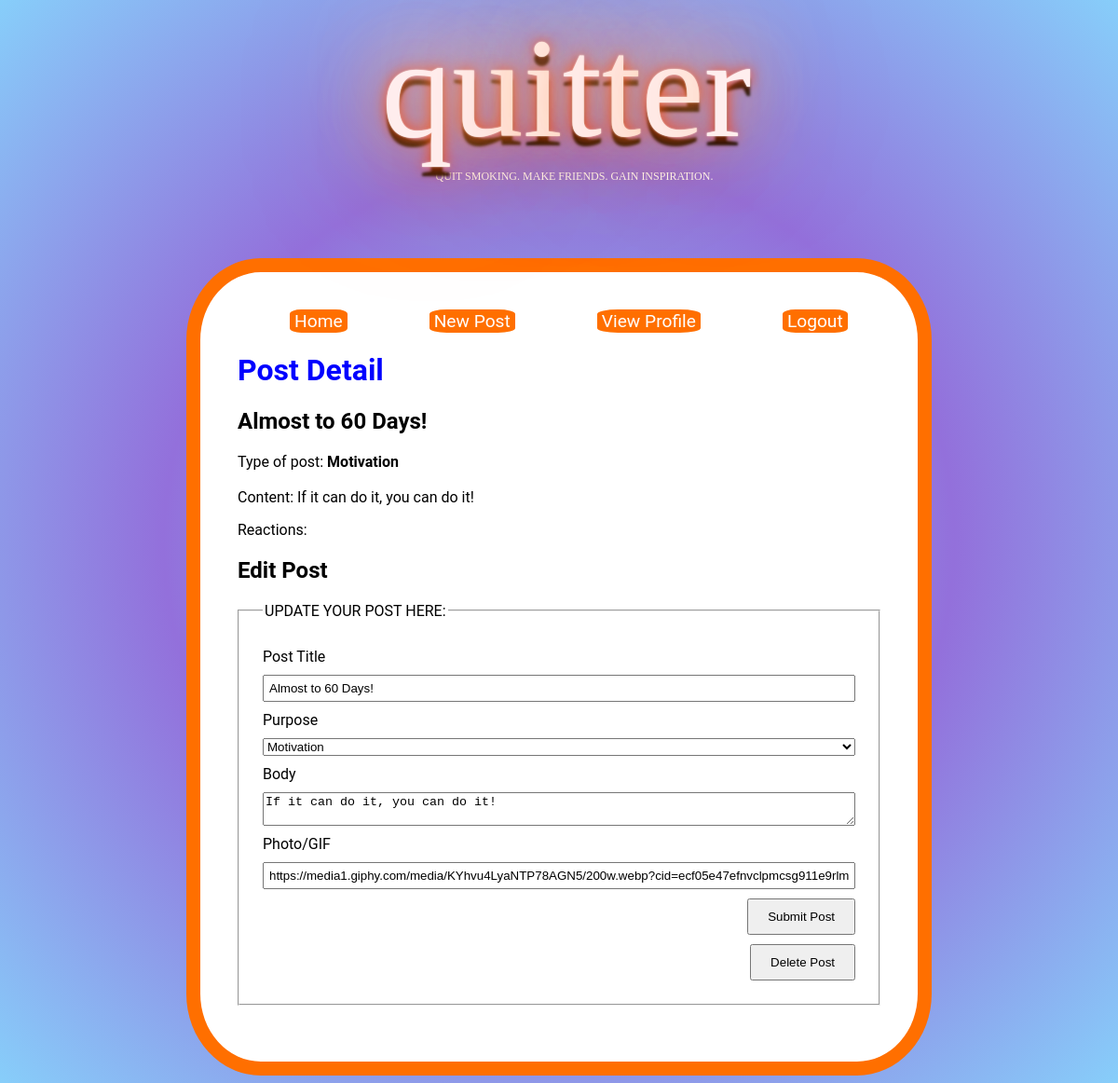
Before: /post/1 (signed in) with the older database file.
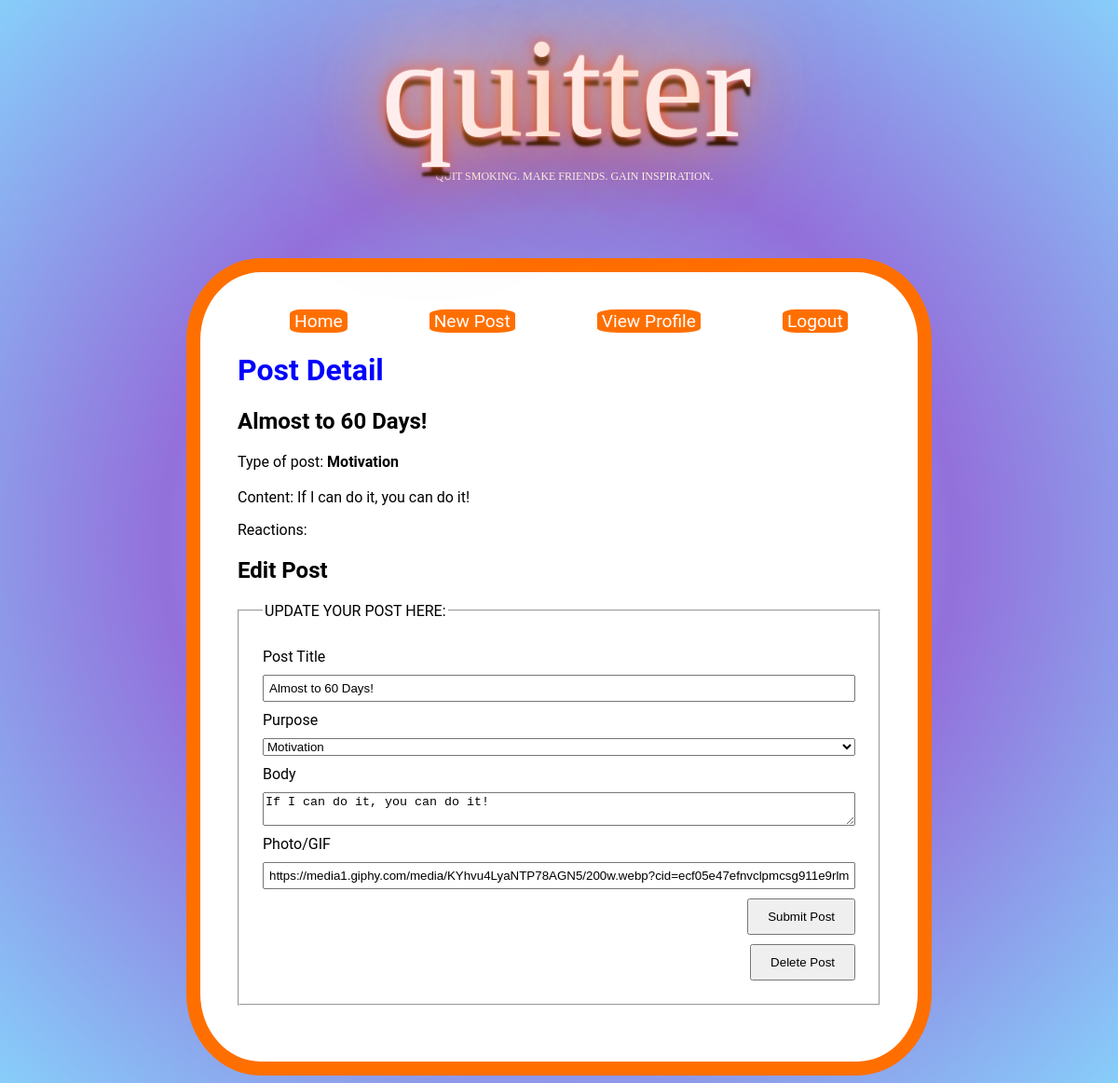
After: the same page with the newer database file.
### quitter_app/models.py (models this page shows, shortened)
class Post(db.Model):
    id = db.Column(db.Integer, primary_key=True)
    title = db.Column(db.String(200), nullable=False)
    audience = db.Column(db.Enum(Purpose))
    body = db.Column(db.String(8000), nullable=False)
    photo_url = db.Column(db.String(8000))
    created_by_id = db.Column(db.Integer, db.ForeignKey('user.id'), nullable=False)
    created_by = db.relationship('User')
    reactions = db.relationship('Reaction', back_populates='post', lazy=True)

### quitter_app/main/routes.py (the view)
@main.route('/post/<post_id>', methods=['GET', 'POST'])
@login_required
def edit_post(post_id):
    post = Post.query.get(post_id)
    if post.created_by != current_user:
        abort(403)
    form = PostForm(obj=post)
    if form.delete.data:
        return redirect(url_for('main.delete_post', post_id=post.id))
    if form.validate_on_submit():
        form.populate_obj(post)
        db.session.add(post)
        db.session.commit()
        flash(f'Good News! Your post was UPDATED successfully.')
        return redirect(url_for('main.homepage'))
    return render_template('edit_post.html', post=post, form=form)

### quitter_app/main/forms.py
class PostForm(FlaskForm):
    title = StringField('Post Title', validators=[DataRequired()])
    audience = SelectField('Purpose', choices=Purpose.choices())
    body = TextAreaField('Body', validators=[DataRequired()])
    photo_url = StringField('Photo/GIF')
    submit = SubmitField('Submit Post')
    delete = SubmitField('Delete Post')

### quitter_app/extensions.py (called while the page is built)
@login_manager.user_loader
def load_user(user_id):
    return User.query.get(user_id)

### quitter_app/utils.py (called while the page is built)
    def __str__(self):
        return str(self.value)

### quitter_app/templates/edit_post.html (shortened to what this page needs)
{% extends 'base.html' %} {% block content %}
<link rel="stylesheet" href="/static/style.css?v=1.0.0">
<nav>
  <div class="navbar">
      {% if current_user.is_authenticated %}
          <a href="/">Home</a>
          <a href="/new_post">New Post</a>
      <br>
          <a href="/profile/{{current_user.username}}">View Profile</a>
      <br>
          <a href="/logout">Logout</a>
      {% else %}
          <a href="/signup">Sign Up</a>
          <a href="/login">Log In</a>
      {% endif %}
  </div>
</nav>
<h1>Post Detail</h1>
<h2>{{ post.title }}</h2>
<p>Type of post: <strong>{{ post.audience }} </strong>
  <br />
  <br />
Content: {{ post.body }}
</p>
<p>Reactions:</p>
<h2>Edit Post</h2>
<form method="POST" action="{{ url_for('main.edit_post', post_id=post.id) }}">
  <fieldset>
    <legend>UPDATE YOUR POST HERE:</legend>
    {{ form.title.label }}
    {{ form.title }}
    {{ form.audience.label }}
    {{ form.audience }}
    {{ form.body.label }}
    {{ form.body }}
    {{ form.photo_url.label }}
    {{ form.photo_url }}
    {{ form.submit }}
    {{ form.delete }}
  </fieldset>
</form>
{% endblock %}

### quitter_app/templates/base.html (shortened to what this page needs)
<!DOCTYPE html>
<html>
    <head>
        <header>
            <div class="logo">
                <b>qu<span>i</span>tt<span>e</span>r</b>
            </div>
            <div class="Title-Subtitle">QUIT SMOKING. MAKE FRIENDS. GAIN INSPIRATION.</div>
        </header>
        <div>
        <link rel="stylesheet" href="/static/style.css?v=1.0.0">
    </head>
    <body>
        <div id="content">
            {% block content %}{% endblock %}
        </div>
    </body>
</html>

### quitter_app/static/style.css (style rules this page uses)
body { display: flex; flex-direction: column; align-items: center; background: radial-gradient(#87cefa, #9370db, #87cefa); font-family: Roboto; min-height: 100vh; }
#content { width: 70%; max-width: auto; min-width: 800px; background-color: white; padding: 40px; border: 15px solid rgb(255, 111, 0); border-radius: 10%; box-sizing: border-box; margin: auto; }
h1 { color: blue; }
.logo b { font: 400 19vh "Pacifico"; color: #fee; position: relative; justify-content: center; padding-left: 1rem; text-align: center; text-shadow: 0 -40px 100px, 0 0 2px, 0 0 1em #ff6700, 0 0 0.5em #fe8802, 0 0 0.1em #fe3403, 0 10px 3px #000; }
.logo b span { animation: blink linear infinite 2s; }
.logo b span:nth-of-type(2) { animation: blink linear infinite 3s; }
.Title-Subtitle { font-size: 12px; font-family: monaco; color: white; margin: 0; margin-top: 0; margin-bottom: 10px; padding-bottom: 70px; padding-left: 2.75em; justify-content: center; text-align: center; }
nav { width: 100%; display: flex; flex-direction: row; justify-content: space-between; }
nav a { color: navy; text-decoration: none; padding: 1px 5px; font-size: 1.2em; }
fieldset { display: flex; flex-direction: column; margin: 20px 0; padding: 20px; }
fieldset * { margin: 5px; }
fieldset input { padding: 5px; }
input[type="submit"] { padding: 10px 20px; align-self: flex-end; }
.navbar { display: flex; justify-content: center; align-items: center; flex-wrap: nowrap; }
.navbar a { display: flex; flex-direction: row; color: white; background-color: rgb(255, 111, 0); border-radius: 20%; margin-right: 2rem; margin-left: 3.5rem; }

Changed rows visible on the page:
changed Post "Almost to 60 Days!": body "If it can do it, you can do it!" → "If I can do it, you can do it!"
